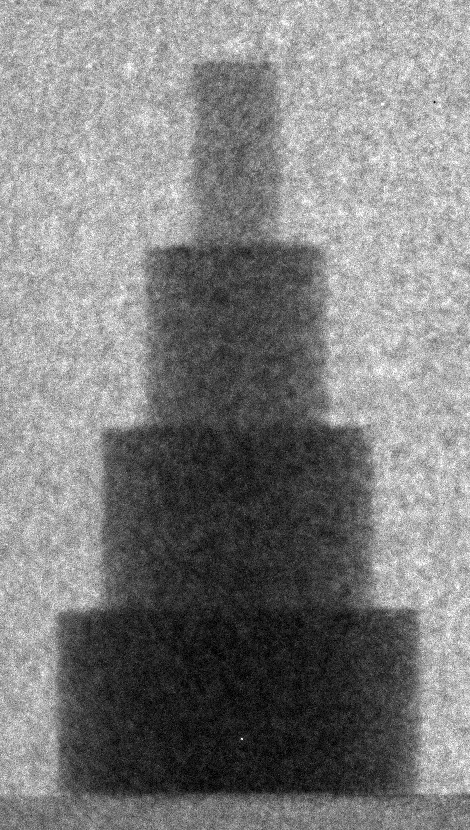
#> input picture lectures/02-Noise/data/tower_50ms.png, 470 x 830 px
$ jupyter execute --allow-errors NoiseInNeutronImages.ipynb
#> lines starting #> are read from the running program, lines starting #| are printed output that depends on the picture
<p style="font-size:2em;padding-bottom: 0.5em; font-weight: bold;">
E-learning course on <br / ><br / >
Advanced Neutron Imaging
</p>

<p style="font-size:1.25em;padding-bottom: 0.25em;">

# Module Number/Noise in neutron images

</p>

<p style="font-size:1em;">June 2, 2022</p>
<br /><br />
<p style="font-size:1.25em;padding-bottom: 0.25em; text-align: center;">Anders Kaestner</p>

[cell 1]
import numpy as np
import pandas as pd
import matplotlib.pyplot as plt
import matplotlib.patches as patches

from skimage.io import imread
from scipy.ndimage import convolve
from skimage.morphology import disk
from skimage.transform import resize
from itertools import product

import os
from io import StringIO
import skimage as ski

# Noise in images

Noise is in very general terms for the unwanted information in a signal.

More specifically, we are talking about random contributions that obscure the image information we are interested in.

Noise present to some degree in any measurement. In neutron imaging it is also very much present. The noise strength varies depending on the acquisiton conditions of your experiment. Important factor to consider are

- Neutron flux
- Exposure time
- Pixel size
- Scintillator type and its detection efficiency.

The first is difficult to change but the other three can be changed to improve the signal to noise ratio. In many experiments, you still have to trade the required instrument settings against lower signal to noise ratio.

This is mainly a theory notebook, but there are some cells you can modify and learn more about how the noise changes under different conditions.

## Noise types
Noise can have many different characteristics. In general, it is driven by a random distribution.

- Spatially uncorrelated noise
With spatially uncorrelated noise each pixel has a random value which is independend of the pixel neighborhood. This is also the easiest noise type to simulate.

- Event noise
The event noise has a random activation function that triggers the event of each pixel with some probabilty. This noise type produces spots randomly distributed over the image. The spots may also have random intensity.

- Structured noise
The structured noise depends on the values of the pixel neighborhood and is thus spatially correlated. It is mostly driven by an uncorrelated noise source which is blurred by a weighted combination of the neighborhood.

The figure below shows examples of the three noise types.

[cell 2]
# Make some noise
noise_gaussian   = np.random.normal(0,1,size=[100,100])
noise_structured = convolve(noise_gaussian,[[0,0,0,0,1],[0,0,0.2,2,0.2],[0,0.5,5,0.5,0],[0.2,2,0.2,0,0],[1,0,0,0,0]])
noise_event      = (0.95<np.random.uniform(size=[100,100]))*noise_gaussian

# Show the results
fig,ax=plt.subplots(1,3,figsize=(15,5))

ax[0].imshow(noise_gaussian,cmap='gray',interpolation='none')
ax[0].set_title('Uncorrelated noise')
ax[1].imshow(noise_structured,interpolation='none',cmap='gray')
ax[1].set_title('Structured noise')
ax[2].imshow(noise_event,interpolation='none',cmap='gray')
ax[2].set_title('Event noise');
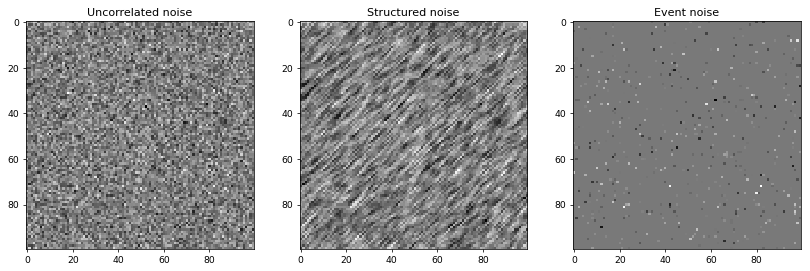
#> figure drawn by matplotlib, 3 panels

The type of noise gives you an indication how to process the images and you can also get an idea of what problems you can expect in your analysis. Mostly, you will see a combination of all three types to various degrees.

[cell 3]
plt.imshow(noise_gaussian+0.1*noise_structured+5*noise_event,interpolation='none',cmap='gray');
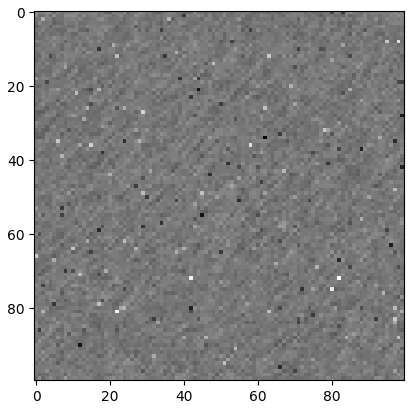
#> figure drawn by matplotlib, 1 panel

### Gaussian noise
Gaussian noise is the most common random distribution used. All other distributions asymptotically converges towards the Gaussian distribution thanks to the central limit theorem. The Gaussian noise is an easy distribution to work with when you derive signal processing models. This is also the reason why it is so popular to use this model also for non-Gaussian noise.

* Additive
* Easy to model
* Law of large numbers

__Distribution function__

$$n(x)=\frac{1}{\sqrt{2\pi\sigma}}\exp^{-\left(\frac{x-\mu}{2\sigma}\right)^2}$$

Below you see plots of the Gaussian distribution with different values for $\mu$ and $\sigma$.

[cell 4]
mu    = [-2,0,3]
sigma = [0.5,1,2]

for m,s in zip (mu,sigma) :
    plt.hist(np.random.normal(m,s,size=10000),
             bins=np.linspace(-5,8,200),
             alpha=0.4,
             label='$\mu$={0}, $\sigma$={1}'.format(m,s));

plt.legend();
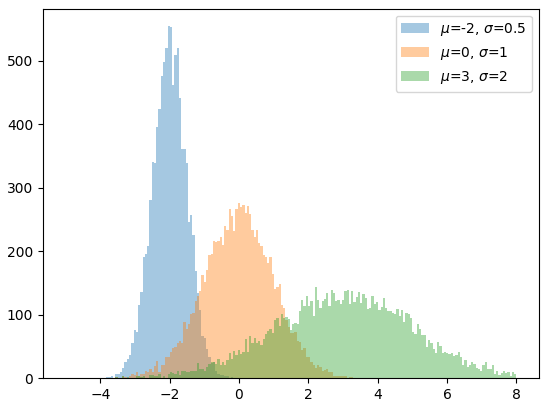
#> figure drawn by matplotlib, 1 panel; tallest bar 554 high, from x = -2.06 to -1.99; tallest bar 275 high, from x = -0.0352 to 0.0302; tallest bar 143 high, from x = 2.19 to 2.25

### Poisson noise
The Poisson noise is the central noise model for event counting processes. It is thus the type of noise you see in imaging as the detectors in some sense is counting the number of particles arriving at the detector, e.g. photons or neutrons. This noise distribution changes shape with increasing number of particles; the distribution is clearly asymmetric for few particles while it takes a Gaussian shape when many particles are counted. It is also multiplicative in contrast to the Gaussian noise. This is in other words the noise distribution you need to use if you want to model image noise correctly.

* Multiplicative
* Physically correct for event counting

__Distribition function__

$$p(x)=\frac{\lambda^{k}}{k!} e^{-\lambda\,x}$$

The plot below shows the Poisson distribtions for $\lambda$=3, 6, and 10

[cell 5]
L=[3,6,10]

for l in L:
    plt.hist(np.random.poisson(l,size=10000),bins=np.arange(0,25),alpha=0.5, label='$\lambda$={}'.format(l));

plt.legend();
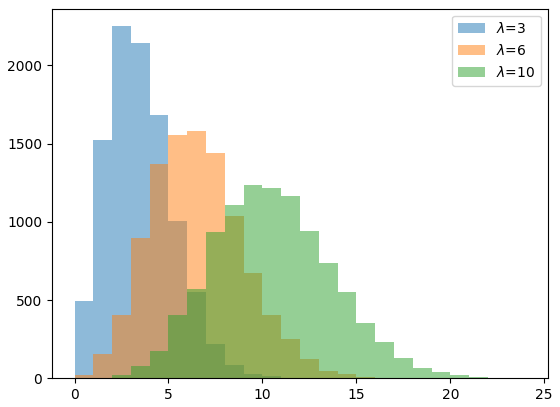
#> figure drawn by matplotlib, 1 panel; tallest bar 2251 high, from x = 2 to 3; tallest bar 1581 high, from x = 6 to 7; tallest bar 1234 high, from x = 9 to 10

Here, you can see that the width and position of the poisson noise changes with $\lambda$.

### Compare Gaussian and Poisson noise on signal
Now, let's compare relaizations of Gaussian and Poisson noise overlaid on a sine curve. The important thing to observe is that the noise amplitude is independent of the signal value and constant for the Gaussian noise. For Poisson noise it is very different. The noise amplitude changes with the signal values. Higher signal strength also produces greater noise amplitudes.

[cell 6]
x=np.linspace(0,2*np.pi,100)
y=1*np.sin(x)+2

fig,ax=plt.subplots(1,2,figsize=(12,5))
np.random.seed(42)
ax[0].plot(x,y,label='Original')
ax[0].plot(x,y+np.random.normal(0,1,size=len(x)),label='Gaussian ($\sigma$=1)')
ax[0].set_title('Gaussian noise')
ax[1].plot(x,y,label='Original')
ax[1].plot(x,np.random.poisson(y*7)/7,label='Gaussian ($\sigma$=1)')
ax[1].set_title('Poisson noise');
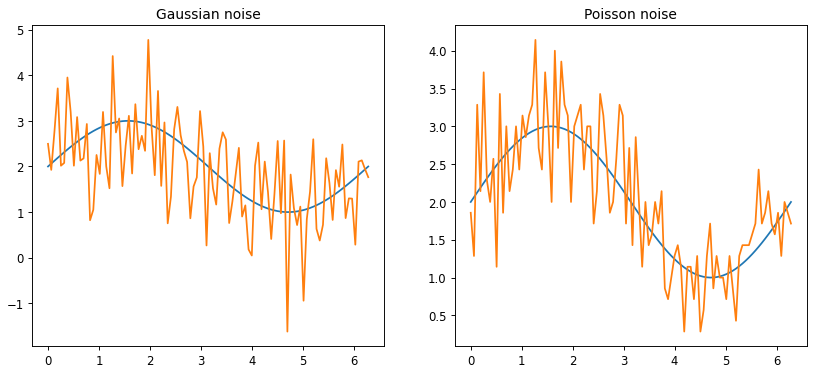
#> figure drawn by matplotlib, 2 panels; panel 1: curve peaks at x = 1.59, y = 3; panel 1: curve peaks at x = 1.97, y = 4.77; panel 2: curve peaks at x = 1.59, y = 3; panel 2: curve peaks at x = 1.27, y = 4.14

# Signal to noise ratio
It is important to know how strong the noise is compared to the signal in order to decide how to proceed with the analysis. Therefore, we need a metric to quantify the noise.

The Signal to noise ratio measures the noise strengh in a signal

__Definition__

$$SNR=\frac{mean(f)}{stddev(f)}$$

Sometimes the term contrast to noise ratio is also used. This means that you measure the intensity difference in between two relevant features and divide this by the noise.

## Compute the SNR in an image
To compute the SNR you have to
1. Select a region of the image with near constant intensity (not considering the noise)
2. Compute average intensity and standard deviation
3. Compute the SNR

#> (a cell that did not finish here is left out)

#> (a cell that did not finish here is left out)

It is important to measure the SNR in a region without any gradients or steep edges. Such features would result in misleading SNR values as both average and standard deviation would reflect the local structures more than the noise.

## Signal to noise ratio for Poisson noise
The SNR of poisson noise is particularly easy to compute because $E[x]=v[x]$. This means that the SNR is proportional to the square root of the number of particles.

- For a Poisson distribution the SNR is :

$$SNR=\frac{E[x]}{s[x]}\sim\frac{N}{\sqrt{N}}=\sqrt{N}$$

- $N$ is the number of particles $\sim$ exposure time

where _N_ is the number of captured particles. The figure below shows two neutron images acquired at 0.1s and 10s respectively. The plot shows the signal to noise ratio obtained for different exposure times.

The signal to noise ratio can be improved by increasing the number of neutrons per pixel. This can be achived through increasing
- Neutron flux - this is usually relatively hard as the neutron sources operate with the parameters it is designed for. There is a posibilty by changing the neutron aperture, but has an impact of the beam quality.
- Exposure time - the exposure time can be increased but in the end there is a limitation on how much this can be used. Beam time is limited which means the experiment must be finished in a given time. There is also an upper limit on the exposure time defined by the observed sample or process when it changes over time. Too long exposure times will result in motion artefacts.
- Pixel size - increasing the pixel size means that neutrons are collected over a greater area and thus more neutrons are captured during the exposure. The limit on how much you can increase the pixel size is defined by the smallest features you want to detect.
- Detector material and thickness - the number of captured neutrons depends on the scintillator material and how thick it is. The thickness does however have an impact on the resolution. Therefore scintillator thickness and pixel size often increase in parallel as there is no point in oversampling a smooth signal to much.

In the end, there are many parameters that combined results in the SNR you obtain. These parameters are tuned to match the experiment conditions.

[cell 9]
exptime=np.array([50,100,200,500,1000,2000,5000,10000])
snr = np.array([ 8.45949767, 11.40011621, 16.38118766, 21.12056507, 31.09116641,40.65323123, 55.60833117, 68.21108979]);

marker_style = dict(color='cornflowerblue', linestyle='-', marker='o',markersize=10, markerfacecoloralt='gray');

fig,ax = plt.subplots(1,3,figsize=(15,5))

ax[1].plot(exptime/1000,snr, **marker_style);
ax[1].set_xlabel('Exposure time [s]');
ax[1].set_ylabel('SNR [1]')

img50ms=plt.imread('data/tower_50ms.png');
#> img50ms is the input picture: shape (830, 470) float32; min 0, max 1, mean 0.498
img10000ms=plt.imread('data/tower_10000ms.png');
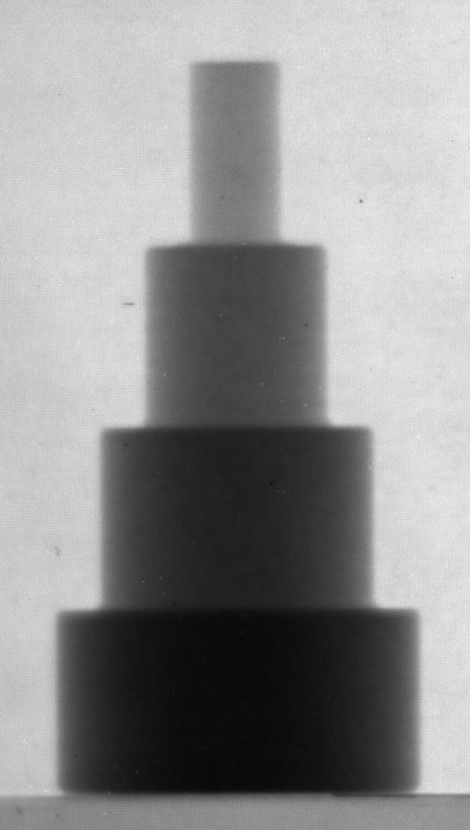
#> input picture lectures/02-Noise/data/tower_10000ms.png, 470 x 830 px
#> img10000ms is the input picture: shape (830, 470) float32; min 0, max 1, mean 0.566

ax[0].imshow(img50ms,cmap='gray');    ax[0].set_title('50ms');
ax[2].imshow(img10000ms, cmap='gray'); ax[2].set_title('10s');
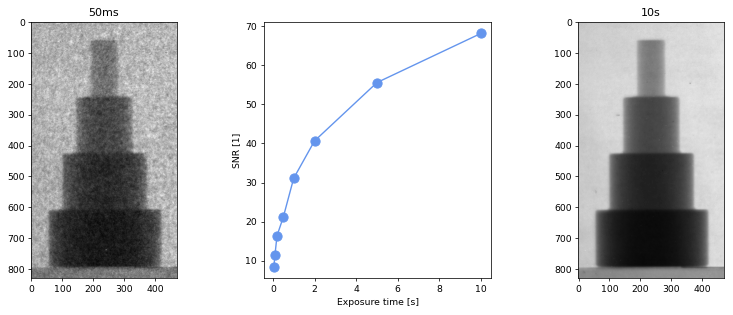
#> figure drawn by matplotlib, 3 panels

# Simulate neutron transmission with noise

In this example we simulate the noise in an image base on the number of detected neutrons. This is an incomplete model of the imaging system. It does not include detector efficiency and blurring. Still, it gives you an idea of how the exposure time, pixel size and neutron flux have an impact on the signal to noise ratio.

The ```simulateTransmission``` function creates an image as it would appear with the specified number of neutrons.

[cell 10]
def simulateTransmission(neutrons=100,scalex=20,scaley=50) :
    img=np.array([[  1,   1,   1,   1,   1,   1,   1,   1,   1,  1,    1,   1, 1.0],
                  [1.0, 1.0, 0.9, 0.8, 0.7, 0.6, 0.5, 0.4, 0.3, 0.2, 0.1, 1.0, 1.0],
                  [  1,   1,   1,   1,   1,   1,   1,   1,   1,  1,    1,   1, 1.0]])

    img=np.repeat(img,scalex,axis=1)
    img=np.repeat(img,scaley,axis=0)
    img=neutrons*img

    img=np.random.poisson(img)

    return img

In this example, you can change exposure time, pixel size, and neutron flux. The detection efficiency is not included in thos simplified model. You can use this model to mimic the images of the instrument you are using.

[cell 11]
expTime  = 1    # s
pixSize  = 100  # um
flux     = 1e7  # neutrons/cm2/s

neutrons = expTime * (pixSize * 1e-4) ** 2 * flux # calculates how many neutrons there will be per pixel
img = simulateTransmission(neutrons=neutrons) # A 'hidden' function in the notebook

m   = img[55:80].mean(axis=0)
s   = img[55:80].std(axis=0)
SNR = m/s

# Visualization
fig, ax = plt.subplots(1,3,figsize=(16,3))
ax[0].imshow(img, interpolation='None',cmap='gray')
ax[0].set_title('Simulated image ({0:0.0f} neutrons/pixel)'.format(neutrons))
ax[1].plot(m,label='Average')
ax[1].fill_between(x=range(img.shape[1]), y1=m-s,y2=m+s,color='r',alpha=0.3,label='Standard deviation');
ax[1].legend(); ax[1].set_xlabel('Pixel position'); ax[1].set_ylabel('Pixel intensity [a.u.]'); ax[1].set_title('Profile')
ax[2].plot(SNR);
ax[2].set_xlabel('Pixel position'); ax[2].set_ylabel('SNR [1]'); ax[2].set_title('Signal to Noise ratio');
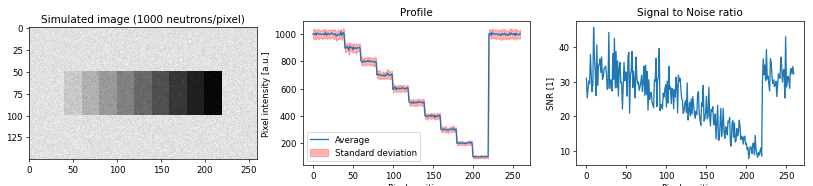
#> figure drawn by matplotlib, 3 panels; panel 2: curve peaks at x = 35, y = 1017.4; panel 3: curve peaks at x = 9, y = 45.74
